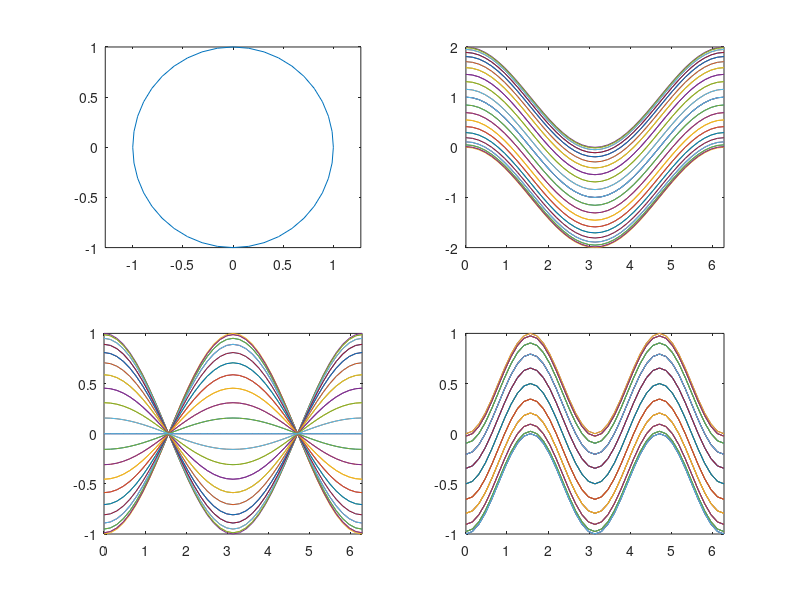

The MATLAB script that drew this image:
t=0:pi/20:2*pi; [x,y]=meshgrid(t);
subplot(2,2,1);
plot(sin(t),cos(t));
axis equal;
subplot(2,2,2);
z=sin(x)+cos(y);
plot(t,z);
axis([0 2*pi -2 2]);
subplot(2,2,3);
z=sin(x).*cos(y);
plot(t,z);
axis([0 2*pi -1 1]);
subplot(2,2,4);
z=(sin(x).^2)-(cos(y).^2);
plot(t,z);
axis([0 2*pi -1 1]);
